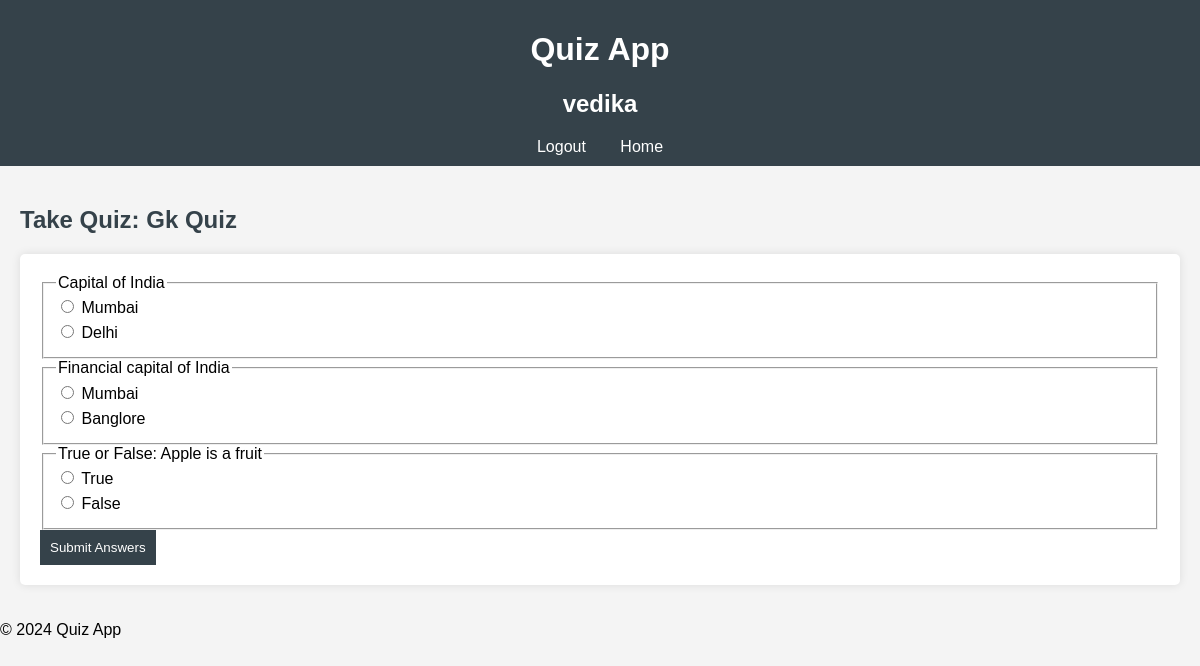
The app's page /17/take/ (signed in) with its own data.
### quiz/models.py (models this page shows)
class Quiz(models.Model):
    title = models.CharField(max_length=200)
    creator = models.ForeignKey(User, on_delete=models.CASCADE)

class Question(models.Model):
    quiz = models.ForeignKey(Quiz, related_name='questions', on_delete=models.CASCADE)
    question_text = models.TextField()
    option1 = models.CharField(max_length=100)
    option2 = models.CharField(max_length=100)
    answer = models.CharField(max_length=100)

### quiz/views.py (the view, shortened to what this page needs)
# urls.py: path('<int:quiz_id>/take/', views.take_quiz, name='take_quiz'),
@login_required
def take_quiz(request, quiz_id):
    quiz = get_object_or_404(Quiz, id=quiz_id)
    if quiz.creator == request.user or quiz.creator.is_staff:
        questions = quiz.questions.all()
        return render(request, 'take_quizz.html', {'quiz': quiz, 'questions': questions})
    else:
        return redirect('home')

### quiz/templates/take_quizz.html (shortened to what this page needs)
{% extends 'base.html' %}
{% block content %}
<h2>Take Quiz: {{ quiz.title }}</h2>
<form method="post">
    {% for question in questions %}
        <fieldset>
            <legend>{{ question.question_text }}</legend>
            <label>
                <input type="radio" name="{{ question.id }}" value="{{ question.option1 }}"> {{ question.option1 }}
            </label>
            <label>
                <input type="radio" name="{{ question.id }}" value="{{ question.option2 }}"> {{ question.option2 }}
            </label>
        </fieldset>
    {% endfor %}
    <button type="submit">Submit Answers</button>
</form>
{% endblock %}

### quiz/templates/base.html (shortened to what this page needs)
{% load static %}
<!DOCTYPE html>
<html lang="en">
<head>
    <link rel="stylesheet" href="{% static 'css/style.css' %}">
</head>
<body>
    <header>
        <h1>Quiz App</h1>
        <nav>
            {% if user.is_authenticated %}
                <h1>{{ user.username }}</h1>
                <a href="{% url 'logout' %}">Logout</a>
                <a href="{% url 'home' %}">Home</a>
            {% else %}
                <a href="{% url 'register' %}">Register</a>
            {% endif %}
        </nav>
    </header>
    <main>
        {% block content %}
        {% endblock %}
    </main>
    <footer>
        <p>&copy; 2024 Quiz App</p>
    </footer>
</body>
</html>

### quiz/static/css/style.css (style rules this page uses)
body { font-family: Arial, sans-serif; margin: 0; padding: 0; background-color: #f4f4f4; }
header { background: #35424a; color: #ffffff; padding: 10px 0; text-align: center; }
nav a { color: #ffffff; margin: 0 15px; text-decoration: none; }
main { padding: 20px; }
h2 { color: #35424a; }
form { background: #ffffff; padding: 20px; border-radius: 5px; box-shadow: 0 0 10px rgba(0, 0, 0, 0.1); }
label { display: block; margin-bottom: 5px; }
button { background: #35424a; color: #ffffff; padding: 10px; border: none; cursor: pointer; }

### records on screen
Quiz: title "Gk Quiz"
Question: question_text "Capital of India", option1 "Mumbai", option2 "Delhi"
Question: question_text "Financial capital of India", option1 "Mumbai", option2 "Banglore"
Question: question_text "True or False: Apple is a fruit", option1 "True", option2 "False"

### other values on screen
{{ user.username }} "vedika"
